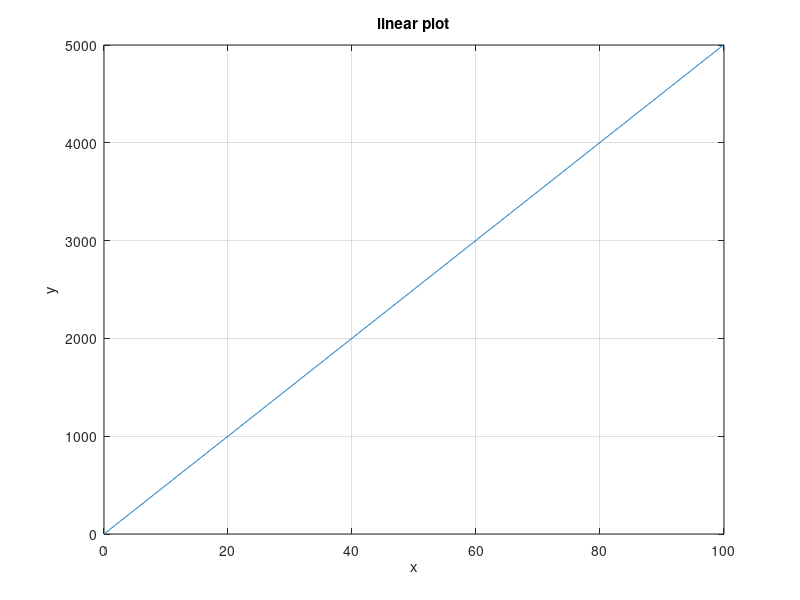

Write the MATLAB code that produced this figure.
clc
clear 
close 
x=0.01:0.1:100;
y=1./(2*x.^2);
plot(x,linspace(min(y),max(y),length(x)))
title('linear plot')
xlabel('x')
ylabel('y')
grid on 
figure(2)
plot(x,logspace(min(y),max(y),length(x)))
grid on 
title('loglog plot')
xlabel('x')
ylabel('y')
